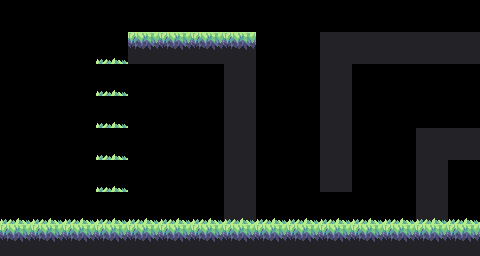

Below is a game level as drawn by its tile map, then a one-line description and the .tmx file that defines it, in full:
An orthogonal 15x8 tile map with 32x32 px tiles, 3 tile layers (trees, collision, details) and 3 objects (playerSpawn, water).

<map version="1.0" orientation="orthogonal" renderorder="right-down" width="15" height="8" tilewidth="32" tileheight="32" nextobjectid="39">
 <properties>
  <property name="collisionLayer" value="collision" />
  <property name="defaultLayers" value="collision, details, trees" />
 </properties>
 <tileset firstgid="1" name="tilesheet" tilewidth="32" tileheight="32" tilecount="4" columns="2">
  <image source="tilesheet.png" width="64" height="64" />
 </tileset>
 <layer name="trees" width="15" height="8">
  <data encoding="csv">
0,0,0,0,0,0,0,0,0,0,0,0,0,0,0,
0,0,0,1,0,0,0,0,0,0,0,0,0,0,0,
0,0,0,1,0,0,0,0,0,0,0,0,0,0,0,
0,0,0,1,0,0,0,0,0,0,0,0,0,0,0,
0,0,0,1,0,0,0,0,0,0,0,0,0,0,0,
0,0,0,1,0,0,0,0,0,0,0,0,0,0,0,
0,0,0,0,0,0,0,0,0,0,0,0,0,0,0,
0,0,0,0,0,0,0,0,0,0,0,0,0,0,0
</data>
 </layer>
 <layer name="collision" width="15" height="8">
  <data encoding="csv">
0,0,0,0,0,0,0,0,0,0,0,0,0,0,0,
0,0,0,0,3,3,3,3,0,0,4,4,4,4,4,
0,0,0,0,0,0,0,4,0,0,4,0,0,0,0,
0,0,0,0,0,0,0,4,0,0,4,0,0,0,0,
0,0,0,0,0,0,0,4,0,0,4,0,0,4,4,
0,0,0,0,0,0,0,4,0,0,4,0,0,4,0,
0,0,0,0,0,0,0,4,0,0,0,0,0,4,0,
3,3,3,3,3,3,3,3,3,3,3,3,3,3,0
</data>
 </layer>
 <layer name="details" width="15" height="8">
  <data encoding="csv">
0,0,0,0,0,0,0,0,0,0,0,0,0,0,0,
0,0,0,0,0,0,0,0,0,0,0,0,0,0,0,
0,0,0,0,0,0,0,0,0,0,0,0,0,0,0,
0,0,0,0,0,0,0,0,0,0,0,0,0,0,0,
0,0,0,0,0,0,0,0,0,0,0,0,0,0,0,
0,0,0,0,0,0,0,0,0,0,0,0,0,0,0,
1,1,1,1,1,1,1,1,1,1,1,1,1,1,1,
0,0,0,0,0,0,0,0,0,0,0,0,0,0,3
</data>
 </layer>
 <objectgroup name="objects">
  <object id="36" name="playerSpawn" x="120" y="145" />
 </objectgroup>
 <objectgroup name="ladders">
  <object id="38" x="96" y="32" width="32" height="192" />
 </objectgroup>
 <objectgroup name="environment">
  <object id="28" name="Water" type="water" x="0" y="237" width="480" height="19" />
 </objectgroup>
 <objectgroup color="#55aa00" name="particles" />
 <objectgroup name="texts" />
 <objectgroup name="transfers" />
 <objectgroup name="npcs" />
</map>
